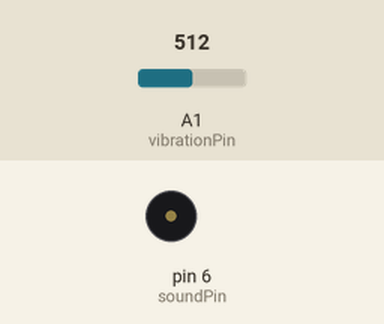
This sketch was run on a simulated Arduino Uno, built with avr-gcc and run on an emulated ATmega328P. On the bench: buzzer (waves = sounding). Inputs (shaded band) come from the test bench; at power-on: A1 (vibrationPin) = 512. At 11.1 s the program stops and its outputs stay as they are.

Above: at 1.2 s.
1.3 s: A1 (vibrationPin) set to 7
3.5 s: A1 (vibrationPin) set to 4
At 5.2 s:
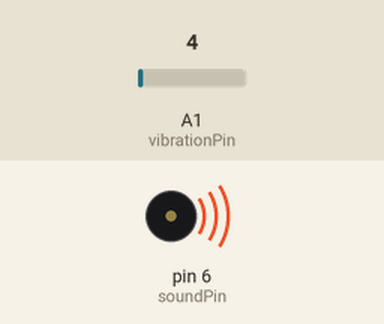
Timing chart, 0 to 12.6 s (numbered marks = the images above; inputs shaded):
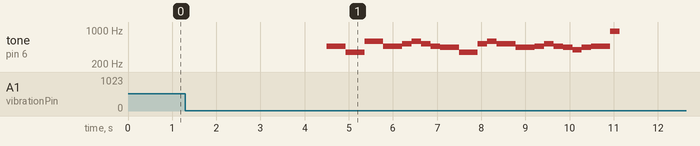

Measured:
- the behaviour switches between 6 and 5 on A1 (vibrationPin) (found by bisection; images 0 and 1)
- after the input at 1.3 s, every drawn part: stays the same
- after the input at 3.5 s, tone on pin 6 (soundPin): plays 466 Hz for 0.43 s, 349 Hz for 0.43 s, 587 Hz for 0.43 s, 466 Hz for 0.43 s, 523 Hz for 0.21 s, 587 Hz for 0.21 s … (22 notes in this stretch), starting after 1.0 s

The sketch:

dryer-alarm.ino
```cpp
int vibrationPin = A1;
int soundPin = 6;

bool vibrationStarted;

int vibrationThreshold = 5;
int offThreshold = 1000;

int offAt = -1;

void setup() {

  pinMode(vibrationPin, INPUT);
  pinMode(soundPin, OUTPUT);
}

void loop() {
  int vibration = analogRead(vibrationPin);

  // start
  if (!vibrationStarted) {
    if (vibration > vibrationThreshold) {
      vibrationStarted = true;
    }
    return;
  }

  // dryer is running
  if (vibration > vibrationThreshold) {
    offAt = -1;
    return;
  };

  // dryer is paused or stopped
  if (offAt == -1) {
    offAt = millis();
    return;
  }

  // dryer is stopped
  if (millis() - offAt > offThreshold) {
    playTune();
    exit(0);
  }
}

void playNote(int note, float duration) {
  noTone(soundPin);
  tone(soundPin, note * 0.5, duration * 1714);
  delay(duration * 1714);
}

void playTune() {
  playNote(932, 0.25);
  playNote(698, 0.25);
  playNote(1175, 0.25);
  playNote(932, 0.25);

  playNote(1046, 0.125);
  playNote(1175, 0.125);
  playNote(1046, 0.125);
  playNote(932, 0.125);

  playNote(880, 0.25);
  playNote(698, 0.25);

  playNote(1046, 0.125);
  playNote(1175, 0.125);
  playNote(1046, 0.25);

  playNote(880, 0.25);

  playNote(932, 0.125);
  playNote(1046, 0.125);
  playNote(932, 0.125);
  playNote(880, 0.125);
  playNote(784, 0.125);
  playNote(880, 0.125);
  playNote(932, 0.25);
  playNote(932 * 2, 0.125);
}
```
